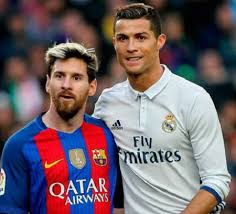
#> input picture download.jpg, 236 x 214 px
$ python facedetection.py
#> lines starting #> are read from the running program, lines starting #| are printed output that depends on the picture
import cv2
import sys
face_cascade = cv2.CascadeClassifier('C:\\Users\\Shrey Malvi\\Downloads\\opencv\\build\\etc\\haarcascades\\haarcascade_frontalface_default.xml')
img1 = cv2.imread('download.jpg')
#> img1 is the input picture: shape (214, 236, 3); mean B, G, R 104.5, 98.2, 112.5
img = cv2.imread('download.jpg')
gray = cv2.cvtColor(img, cv2.COLOR_BGR2GRAY)
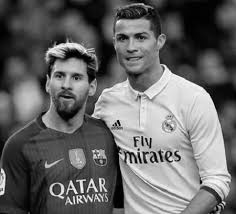
#> gray: shape (214, 236); min 0, max 253, mean 103.1
faces = face_cascade.detectMultiScale(gray, 1.3, 5)
#> faces = [[42, 58, 51, 51], [102, 17, 57, 57]]
index=0
for (x,y,w,h) in faces:
    img2 = cv2.rectangle(img,(x,y),(x+w,y+h),(255,0,0),2)
    s =str(index) + '.png'
    cropped = img1[y :y +  h , x : x + w]
    cv2.imwrite(s , cropped)
    index=index+1
#> this loop made 2 passes
#> (x, y, w, h, s, index) on passes 1 to 2: (42, 58, 51, 51, '0.png', 1), (102, 17, 57, 57, '1.png', 2)
#> pass 1, `cropped = img1[y :y +  h , x : x + w]`:
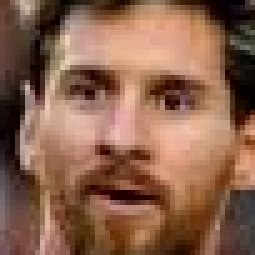
#> cropped: shape (51, 51, 3) (shown 5 times larger); mean B, G, R 76.9, 98.2, 138.1
#> pass 2, `img2 = cv2.rectangle(img,(x,y),(x+w,y+h),(255,0,0),2)`:
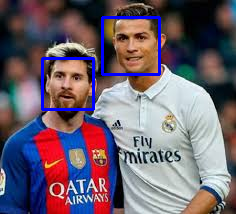
#> img2: shape (214, 236, 3); mean B, G, R 109.9, 96.7, 110.4
#> pass 2, `cropped = img1[y :y +  h , x : x + w]`:
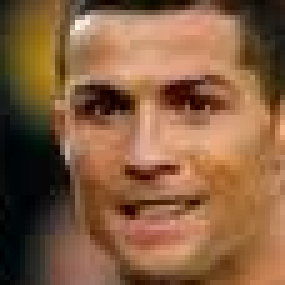
#> cropped: shape (57, 57, 3) (shown 5 times larger); mean B, G, R 64.9, 95.1, 134.4
#> after the loop, index = 2
cv2.imshow('img',img)
cv2.waitKey(0)
cv2.destroyAllWindows()
